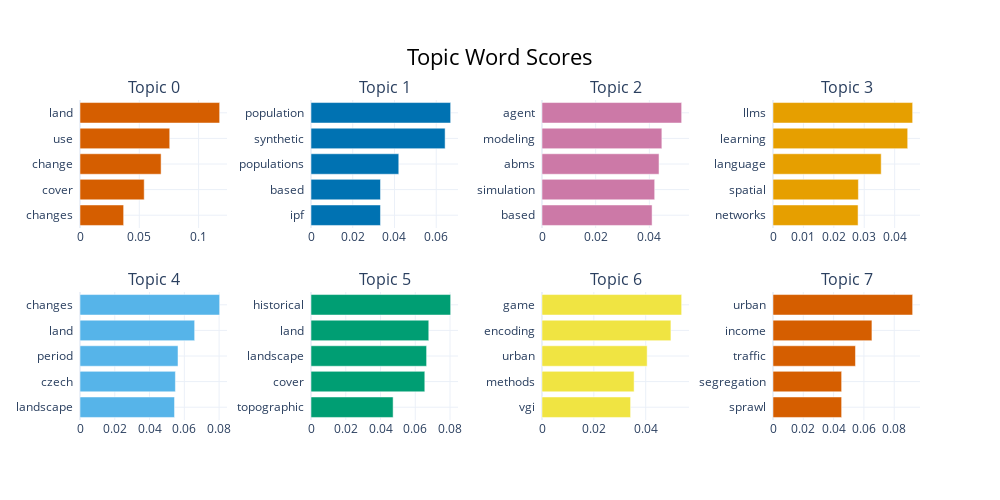

Write notebook code for a chart like this one.
### Code cell
topic_model.visualize_barchart()

### Figure 1 — Plotly figure (JSON) as saved in the notebook; plotly's stock layout.template omitted (floating-point values rounded to 4 significant figures)
{"data": [{"marker": {"color": "#D55E00"}, "orientation": "h", "type": "bar", "x": [0.0368, 0.05415, 0.06839, 0.07567, 0.1178], "xaxis": "x", "y": ["changes  ", "cover  ", "change  ", "use  ", "land  "], "yaxis": "y"}, {"marker": {"color": "#0072B2"}, "orientation": "h", "type": "bar", "x": [0.03329, 0.03329, 0.04205, 0.06425, 0.06691], "xaxis": "x2", "y": ["ipf  ", "based  ", "populations  ", "synthetic  ", "population  "], "yaxis": "y2"}, {"marker": {"color": "#CC79A7"}, "orientation": "h", "type": "bar", "x": [0.04101, 0.04198, 0.0436, 0.04466, 0.05203], "xaxis": "x3", "y": ["based  ", "simulation  ", "abms  ", "modeling  ", "agent  "], "yaxis": "y3"}, {"marker": {"color": "#E69F00"}, "orientation": "h", "type": "bar", "x": [0.02797, 0.02808, 0.03557, 0.04429, 0.04592], "xaxis": "x4", "y": ["networks  ", "spatial  ", "language  ", "learning  ", "llms  "], "yaxis": "y4"}, {"marker": {"color": "#56B4E9"}, "orientation": "h", "type": "bar", "x": [0.05437, 0.05487, 0.05637, 0.06594, 0.08032], "xaxis": "x5", "y": ["landscape  ", "czech  ", "period  ", "land  ", "changes  "], "yaxis": "y5"}, {"marker": {"color": "#009E73"}, "orientation": "h", "type": "bar", "x": [0.04726, 0.06549, 0.06653, 0.06778, 0.08037], "xaxis": "x6", "y": ["topographic  ", "cover  ", "landscape  ", "land  ", "historical  "], "yaxis": "y6"}, {"marker": {"color": "#F0E442"}, "orientation": "h", "type": "bar", "x": [0.03418, 0.03553, 0.04056, 0.04973, 0.05387], "xaxis": "x7", "y": ["vgi  ", "methods  ", "urban  ", "encoding  ", "game  "], "yaxis": "y7"}, {"marker": {"color": "#D55E00"}, "orientation": "h", "type": "bar", "x": [0.0453, 0.0453, 0.05443, 0.06529, 0.09216], "xaxis": "x8", "y": ["sprawl  ", "segregation  ", "trafﬁc  ", "income  ", "urban  "], "yaxis": "y8"}], "layout": {"annotations": [{"font": {"size": 16}, "showarrow": false, "text": "Topic 0", "x": 0.0875, "xanchor": "center", "xref": "paper", "y": 1, "yanchor": "bottom", "yref": "paper"}, {"font": {"size": 16}, "showarrow": false, "text": "Topic 1", "x": 0.3625, "xanchor": "center", "xref": "paper", "y": 1, "yanchor": "bottom", "yref": "paper"}, {"font": {"size": 16}, "showarrow": false, "text": "Topic 2", "x": 0.6375, "xanchor": "center", "xref": "paper", "y": 1, "yanchor": "bottom", "yref": "paper"}, {"font": {"size": 16}, "showarrow": false, "text": "Topic 3", "x": 0.9125, "xanchor": "center", "xref": "paper", "y": 1, "yanchor": "bottom", "yref": "paper"}, {"font": {"size": 16}, "showarrow": false, "text": "Topic 4", "x": 0.0875, "xanchor": "center", "xref": "paper", "y": 0.4, "yanchor": "bottom", "yref": "paper"}, {"font": {"size": 16}, "showarrow": false, "text": "Topic 5", "x": 0.3625, "xanchor": "center", "xref": "paper", "y": 0.4, "yanchor": "bottom", "yref": "paper"}, {"font": {"size": 16}, "showarrow": false, "text": "Topic 6", "x": 0.6375, "xanchor": "center", "xref": "paper", "y": 0.4, "yanchor": "bottom", "yref": "paper"}, {"font": {"size": 16}, "showarrow": false, "text": "Topic 7", "x": 0.9125, "xanchor": "center", "xref": "paper", "y": 0.4, "yanchor": "bottom", "yref": "paper"}], "height": 500, "hoverlabel": {"bgcolor": "white", "font": {"family": "Rockwell", "size": 16}}, "showlegend": false, "title": {"font": {"color": "Black", "size": 22}, "text": "Topic Word Scores", "x": 0.5, "xanchor": "center", "yanchor": "top"}, "width": 1000, "xaxis": {"anchor": "y", "domain": [0, 0.175], "showgrid": true}, "xaxis2": {"anchor": "y2", "domain": [0.275, 0.45], "showgrid": true}, "xaxis3": {"anchor": "y3", "domain": [0.55, 0.725], "showgrid": true}, "xaxis4": {"anchor": "y4", "domain": [0.825, 1], "showgrid": true}, "xaxis5": {"anchor": "y5", "domain": [0, 0.175], "showgrid": true}, "xaxis6": {"anchor": "y6", "domain": [0.275, 0.45], "showgrid": true}, "xaxis7": {"anchor": "y7", "domain": [0.55, 0.725], "showgrid": true}, "xaxis8": {"anchor": "y8", "domain": [0.825, 1], "showgrid": true}, "yaxis": {"anchor": "x", "domain": [0.6, 1], "showgrid": true}, "yaxis2": {"anchor": "x2", "domain": [0.6, 1], "showgrid": true}, "yaxis3": {"anchor": "x3", "domain": [0.6, 1], "showgrid": true}, "yaxis4": {"anchor": "x4", "domain": [0.6, 1], "showgrid": true}, "yaxis5": {"anchor": "x5", "domain": [0, 0.4], "showgrid": true}, "yaxis6": {"anchor": "x6", "domain": [0, 0.4], "showgrid": true}, "yaxis7": {"anchor": "x7", "domain": [0, 0.4], "showgrid": true}, "yaxis8": {"anchor": "x8", "domain": [0, 0.4], "showgrid": true}}}
